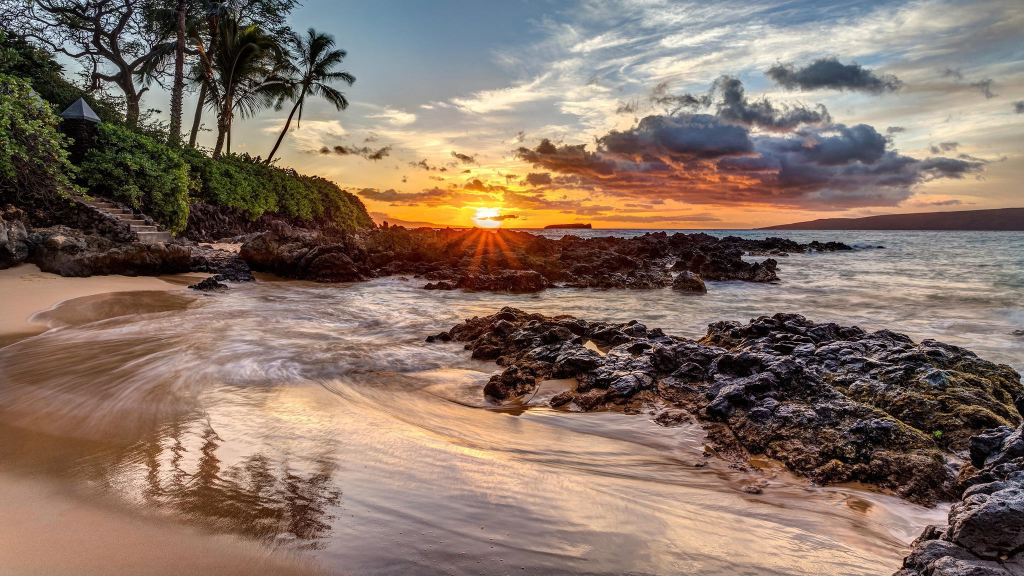
#> input picture LAB7/DataBase/Normal_ImageData/Beaches/000002.jpg, 2048 x 1152 px, found by its file name (shown at 1/2 size); its folder holds only this picture in this run
$ jupyter execute --allow-errors ToolProblem.ipynb
#> lines starting #> are read from the running program, lines starting #| are printed output that depends on the picture
[cell 1]
import os
import numpy as np
from sklearn.preprocessing import StandardScaler
from sklearn import neural_network
import matplotlib.pyplot as plt
from sklearn.metrics import confusion_matrix, accuracy_score, precision_recall_fscore_support
from PIL import Image

[cell 2]
# 1. Load the images (sepia and normal)

def loadImageData(base_path, categories, target_size=(128,128)):

    #store in inputs the image data features and in outputs the labes(0-n,1-s)
#> called with target_size = (128, 128)
    inputs=[]
    outputs=[]
    output_names=['normal', 'sepia']

    #first load the normal images by resizing them and keeping the colors into 1D array
    for category in categories:
        normal_folder = os.path.join(base_path,'Normal_ImageData',category)
        for img_name in os.listdir(normal_folder):
            img_path = os.path.join(normal_folder, img_name)
            img = Image.open(img_path).resize(target_size)
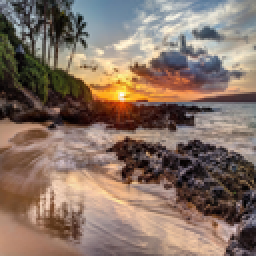
#> img: PIL image 128x128 RGB (shown 2 times larger); mean R, G, B 134.1, 114, 101.5
            img = img.convert('RGB')
            img_array = np.array(img).flatten()
            inputs.append(img_array)
            outputs.append(0)
#> pass 2 of the loop in loadImageData, `for category in categories:`:
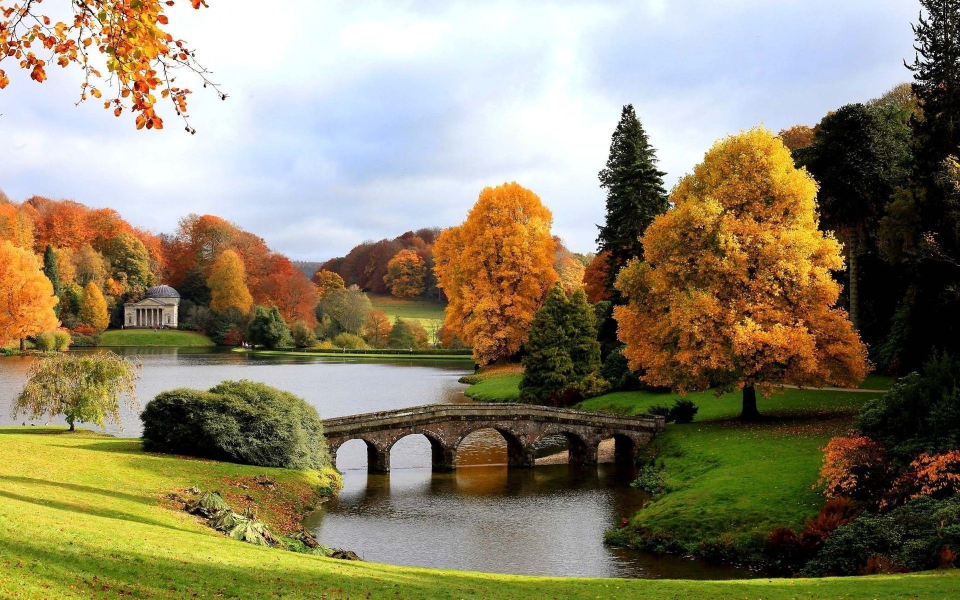
#> input picture LAB7/DataBase/Normal_ImageData/Countryside/000002.jpg, 1920 x 1200 px, found by its file name (shown at 1/2 size)
#> in loadImageData, `img = Image.open(img_path).resize(target_size)`:
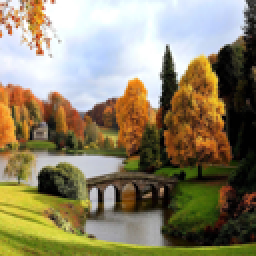
#> img: PIL image 128x128 RGB (shown 2 times larger); mean R, G, B 141.2, 132.1, 104.9


    for category in categories:
        sepia_folder = os.path.join(base_path, 'Sepia_ImageData', category)
        for img_name in os.listdir(sepia_folder):
            img_path = os.path.join(sepia_folder, img_name)
            img = Image.open(img_path).resize(target_size)
            img = img.convert('RGB')
            img_array = np.array(img).flatten()
            inputs.append(img_array)
            outputs.append(1)

    return np.array(inputs), np.array(outputs), output_names


#2 define the categories and path to the dataset
categories = ['Beaches', 'Countryside', 'Deserts', 'Fields', 'Forests', 'Lakes', 'Mountains', 'Sunset', 'Urban']
base_path = 'C:/Users/LENOVO/PycharmProjects/AI/LAB7/DataBase'
#> (the rest of this cell did not finish here and is left out)

Testing the influence of hyperparameters on the ANN's performance

#> (a cell that did not finish here is left out)

[cell 4]
# 1. Load the images (sepia and normal)

def loadImageData(base_path, categories, target_size=(128,128)):

    #store in inputs the image data features and in outputs the labes(0-n,1-s)
#> called with target_size = (128, 128)
    inputs=[]
    outputs=[]
    output_names=['normal', 'sepia']

    #first load the normal images by resizing them and keeping the colors into 1D array
    for category in categories:
        normal_folder = os.path.join(base_path,'Normal_ImageData',category)
        for img_name in os.listdir(normal_folder):
            img_path = os.path.join(normal_folder, img_name)
            img = Image.open(img_path).resize(target_size)
            img = img.convert('RGB')
            img_array = np.array(img).flatten()
            inputs.append(img_array)
            outputs.append(0)
#> pass 2 of the loop in loadImageData, `for category in categories:`:


    for category in categories:
        sepia_folder = os.path.join(base_path, 'Sepia_ImageData', category)
        for img_name in os.listdir(sepia_folder):
            img_path = os.path.join(sepia_folder, img_name)
            img = Image.open(img_path).resize(target_size)
            img = img.convert('RGB')
            img_array = np.array(img).flatten()
            inputs.append(img_array)
            outputs.append(1)

    return np.array(inputs), np.array(outputs), output_names


#2 define the categories and path to the dataset
categories = ['Beaches', 'Countryside', 'Deserts', 'Fields', 'Forests', 'Lakes', 'Mountains', 'Sunset', 'Urban']
base_path = 'C:/Users/LENOVO/PycharmProjects/AI/LAB7/DataBase'
#> (the rest of this cell did not finish here and is left out)

More complex layering

[cell 5]
# 1. Load the images (sepia and normal)

def loadImageData(base_path, categories, target_size=(128,128)):

    #store in inputs the image data features and in outputs the labes(0-n,1-s)
#> called with target_size = (128, 128)
    inputs=[]
    outputs=[]
    output_names=['normal', 'sepia']

    #first load the normal images by resizing them and keeping the colors into 1D array
    for category in categories:
        normal_folder = os.path.join(base_path,'Normal_ImageData',category)
        for img_name in os.listdir(normal_folder):
            img_path = os.path.join(normal_folder, img_name)
            img = Image.open(img_path).resize(target_size)
            img = img.convert('RGB')
            img_array = np.array(img).flatten()
            inputs.append(img_array)
            outputs.append(0)
#> pass 2 of the loop in loadImageData, `for category in categories:`:
